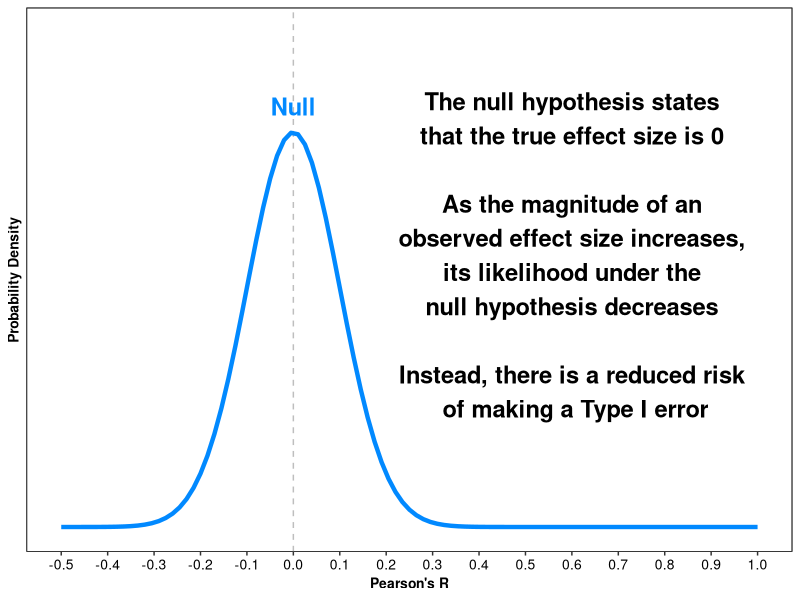
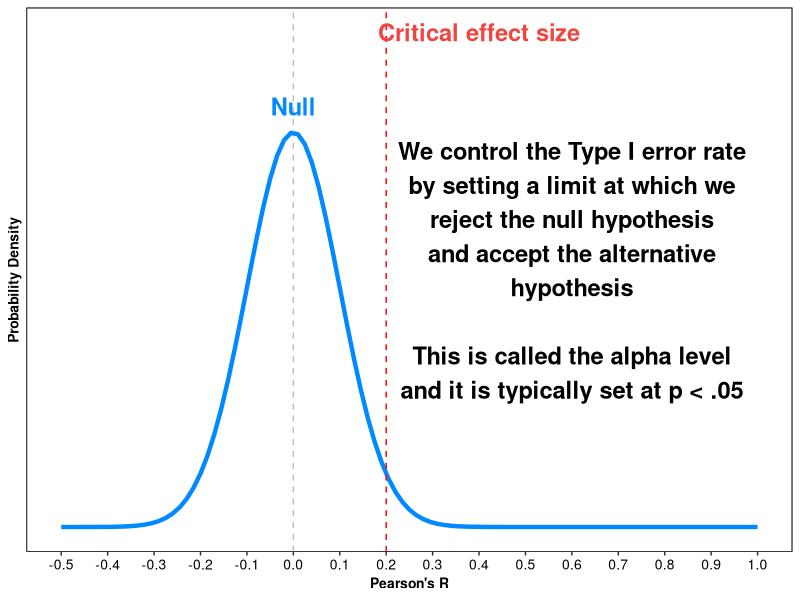
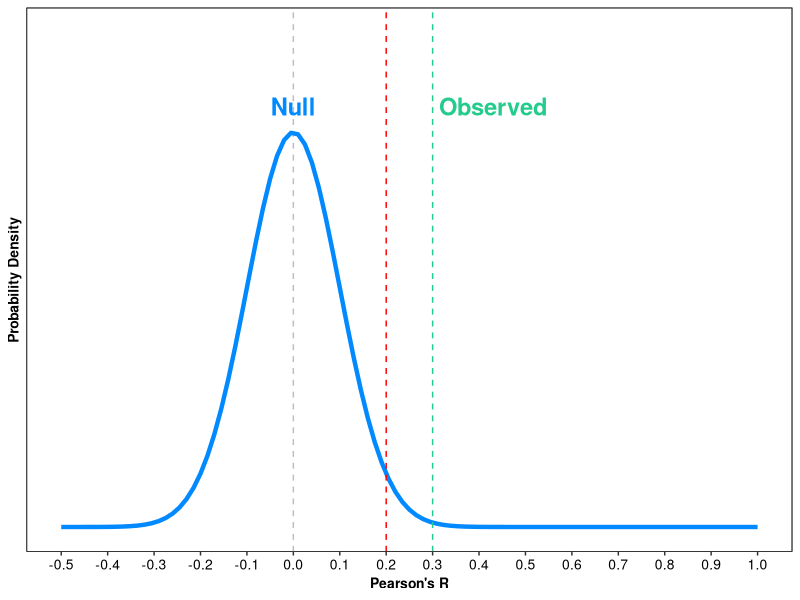
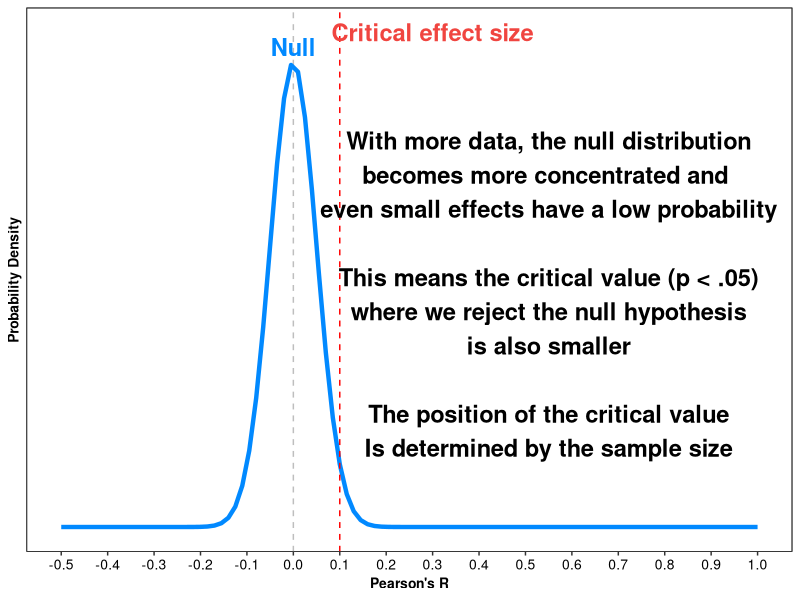
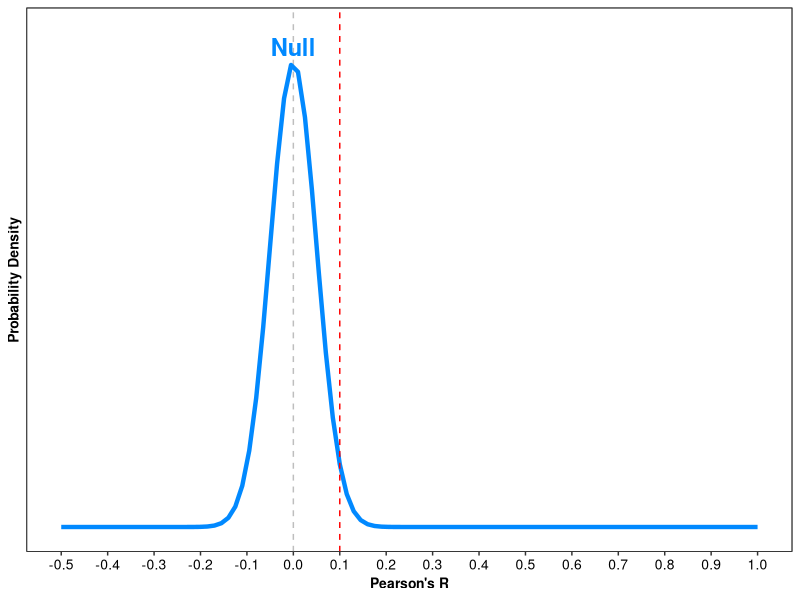
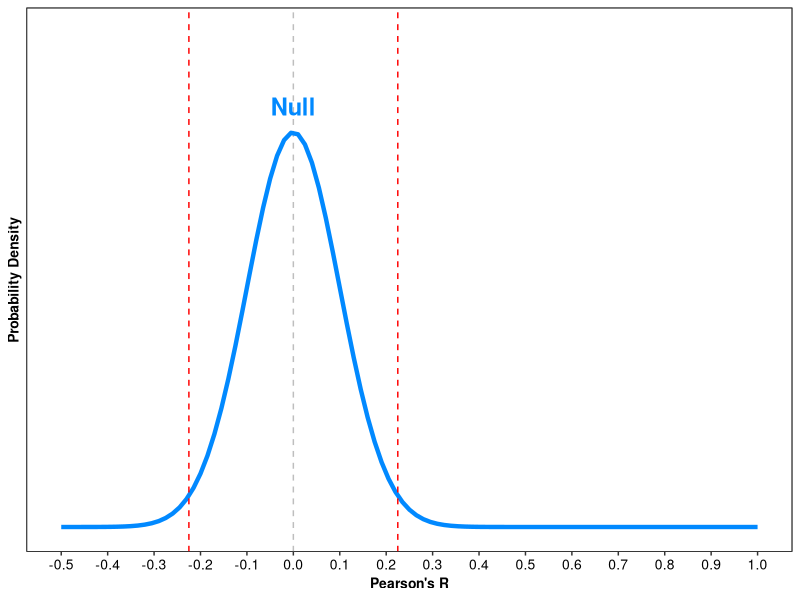
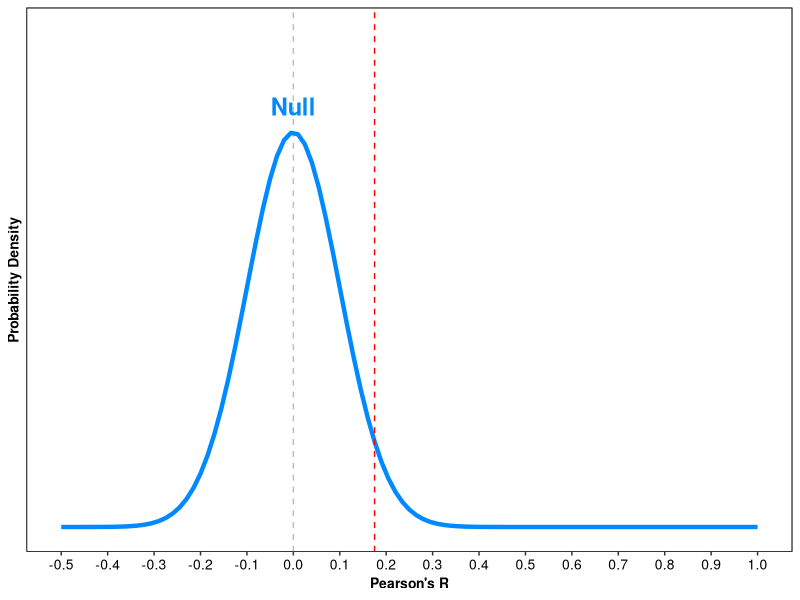

Here is the R script that generated these plots, in order:
## ---- chunk 1

knitr::opts_chunk$set(echo = FALSE, warning = FALSE)
library(tidyverse)
library(knitr)

# Function to apply global formatting to plots
trek <- c("#F04540", "#0189FF", "#23CC8C", "#AA78FD", "#FF9109", "#95ACBD")
format_plot <- function(p) {
  p <- p + theme_bw()
  p <- p + theme(plot.title = element_text(lineheight=.8, size=14, hjust = 0.5, face="bold"),
               axis.title = element_text(size = 10, color="black", face="bold"),
               axis.text = element_text(size = 10, color="black"),
               panel.background = element_rect(fill = "white", colour = "black"),
               legend.key.size = unit(1,"line"),
               legend.title = element_text(face = "bold", size = 11),
               legend.text = element_text(size = 11),
               legend.position="bottom",
               panel.grid.major = element_blank(),
               panel.grid.minor = element_blank(),
               strip.text = element_text(size = 14, color="black", face="bold"),
               strip.background = element_rect(fill = "white", colour = "black"))
  return(p)
}

## ---- chunk 2


plot_text <- paste0("The null hypothesis states\nthat the true effect size is 0\n\n",
"As the magnitude of an\nobserved effect size increases,\nits likelihood under the\nnull hypothesis decreases\n\n",
"Instead, there is a reduced risk\n of making a Type I error")

p <- ggplot(data = data.frame(x = c(-0.5, 1)), aes(x))
p <- p + geom_vline(xintercept = 0, colour = "grey", linetype=2)
p <- p + stat_function(fun = dnorm, n = 101, args = list(mean = 0, sd = 0.1),
                       colour=trek[2], size=1.5)
p <- p + ylab("Probability Density") + xlab("Pearson's R")
p <- p + scale_y_continuous(breaks = NULL)
p <- p + scale_x_continuous(breaks = seq(-0.5, 1, 0.1))
p <- p + coord_cartesian(ylim = c(0, 5))
p <- p + annotate(geom="text",label="Null", y = 4.25, x = 0,
                  fontface="bold", size = 6, colour=trek[2])
p <- p + annotate(geom="text",label=plot_text,
                  y = 2.75, x = 0.6, fontface="bold", size = 6)
p <- format_plot(p)
p

## ---- chunk 3

plot_text <- paste0("We control the Type I error rate\n",
                    "by setting a limit at which we\n",
                    "reject the null hypothesis\n",
                    "and accept the alternative\n",
                    "hypothesis\n\n",
                    "This is called the alpha level\n",
                    "and it is typically set at p < .05\n\n")
p <- ggplot(data = data.frame(x = c(-0.5, 1)), aes(x))
p <- p + geom_vline(xintercept = 0, colour = "grey", linetype=2)
p <- p + stat_function(fun = dnorm, n = 101, args = list(mean = 0, sd = 0.1),
                       colour=trek[2], size=1.5)
p <- p + geom_vline(xintercept = 0.2, colour = "red", linetype=2)
p <- p + ylab("Probability Density") + xlab("Pearson's R")
p <- p + scale_y_continuous(breaks = NULL)
p <- p + scale_x_continuous(breaks = seq(-0.5, 1, 0.1))
p <- p + coord_cartesian(ylim = c(0, 5))
p <- p + annotate(geom="text",label="Null", y = 4.25, x = 0,
                  fontface="bold", size = 6, colour=trek[2])
p <- p + annotate(geom="text",label=plot_text,
                  y = 2.25, x = 0.6, fontface="bold", size = 6)
p <- p + annotate(geom="text", label="Critical effect size",
                  y = 5, x = 0.4, fontface="bold", size = 6,
                  colour=trek[1])
p <- format_plot(p)
p

## ---- chunk 4

p <- ggplot(data = data.frame(x = c(-0.5, 1)), aes(x))
p <- p + geom_vline(xintercept = 0, colour = "grey", linetype=2)
p <- p + stat_function(fun = dnorm, n = 101, args = list(mean = 0, sd = 0.1),
                       colour=trek[2], size=1.5)
p <- p + geom_vline(xintercept = 0.2, colour = "red", linetype=2)
p <- p + geom_vline(xintercept = 0.3, colour = trek[3], linetype=2)
p <- p + ylab("Probability Density") + xlab("Pearson's R")
p <- p + scale_y_continuous(breaks = NULL)
p <- p + scale_x_continuous(breaks = seq(-0.5, 1, 0.1))
p <- p + coord_cartesian(ylim = c(0, 5))
p <- p + annotate(geom="text",label="Null", y = 4.25, x = 0,
                  fontface="bold", size = 6, colour=trek[2])
p <- p + annotate(geom="text",label="Observed", y = 4.25, x = 0.43,
                  fontface="bold", size = 6, colour=trek[3])
p <- format_plot(p)
p
## ---- chunk 5

plot_text <- paste0("With more data, the null distribution\n",
                    "becomes more concentrated and \n",
                    "even small effects have a low probability\n\n",
                    "This means the critical value (p < .05)\n",
                    "where we reject the null hypothesis\n",
                    "is also smaller\n\n",
                    "The position of the critical value\n",
                    "Is determined by the sample size")
p <- ggplot(data = data.frame(x = c(-0.5, 1)), aes(x))
p <- p + geom_vline(xintercept = 0, colour = "grey", linetype=2)
p <- p + stat_function(fun = dnorm, n = 101, args = list(mean = 0, sd = 0.05),
                       colour=trek[2], size=1.5)
p <- p + geom_vline(xintercept = 0.1, colour = "red", linetype=2)
p <- p + ylab("Probability Density") + xlab("Pearson's R")
p <- p + scale_y_continuous(breaks = NULL)
p <- p + scale_x_continuous(breaks = seq(-0.5, 1, 0.1))
p <- p + coord_cartesian(ylim = c(0, 8.5))
p <- p + annotate(geom="text",label="Null", y = 8.25, x = 0,
                  fontface="bold", size = 6, colour=trek[2])
p <- p + annotate(geom="text",label=plot_text,
                  y = 4, x = 0.55, fontface="bold", size = 6)
p <- p + annotate(geom="text", label="Critical effect size",
                  y = 8.5, x = 0.3, fontface="bold", size = 6,
                  colour=trek[1])
p <- format_plot(p)
p

## ---- chunk 6

p <- ggplot(data = data.frame(x = c(-0.5, 1)), aes(x))
p <- p + geom_vline(xintercept = 0, colour = "grey", linetype=2)
p <- p + stat_function(fun = dnorm, n = 101, args = list(mean = 0, sd = 0.05),
                       colour=trek[2], size=1.5)
p <- p + geom_vline(xintercept = 0.1, colour = "red", linetype=2)
p <- p + ylab("Probability Density") + xlab("Pearson's R")
p <- p + scale_y_continuous(breaks = NULL)
p <- p + scale_x_continuous(breaks = seq(-0.5, 1, 0.1))
p <- p + coord_cartesian(ylim = c(0, 8.5))
p <- p + annotate(geom="text",label="Null", y = 8.25, x = 0,
                  fontface="bold", size = 6, colour=trek[2])
p <- format_plot(p)
p

## ---- chunk 7

p <- ggplot(data = data.frame(x = c(-0.5, 1)), aes(x))
p <- p + geom_vline(xintercept = 0, colour = "grey", linetype=2)
p <- p + stat_function(fun = dnorm, n = 101, args = list(mean = 0, sd = 0.1),
                       colour=trek[2], size=1.5)
p <- p + geom_vline(xintercept = 0.225, colour = "red", linetype=2)
p <- p + geom_vline(xintercept = -0.225, colour = "red", linetype=2)
p <- p + ylab("Probability Density") + xlab("Pearson's R")
p <- p + scale_y_continuous(breaks = NULL)
p <- p + scale_x_continuous(breaks = seq(-0.5, 1, 0.1))
p <- p + coord_cartesian(ylim = c(0, 5))
p <- p + annotate(geom="text",label="Null", y = 4.25, x = 0,
                  fontface="bold", size = 6, colour=trek[2])
p <- format_plot(p)
p

## ---- chunk 8

p <- ggplot(data = data.frame(x = c(-0.5, 1)), aes(x))
p <- p + geom_vline(xintercept = 0, colour = "grey", linetype=2)
p <- p + stat_function(fun = dnorm, n = 101, args = list(mean = 0, sd = 0.1),
                       colour=trek[2], size=1.5)
p <- p + geom_vline(xintercept = 0.175, colour = "red", linetype=2)
p <- p + ylab("Probability Density") + xlab("Pearson's R")
p <- p + scale_y_continuous(breaks = NULL)
p <- p + scale_x_continuous(breaks = seq(-0.5, 1, 0.1))
p <- p + coord_cartesian(ylim = c(0, 5))
p <- p + annotate(geom="text",label="Null", y = 4.25, x = 0,
                  fontface="bold", size = 6, colour=trek[2])
p <- format_plot(p)
p

